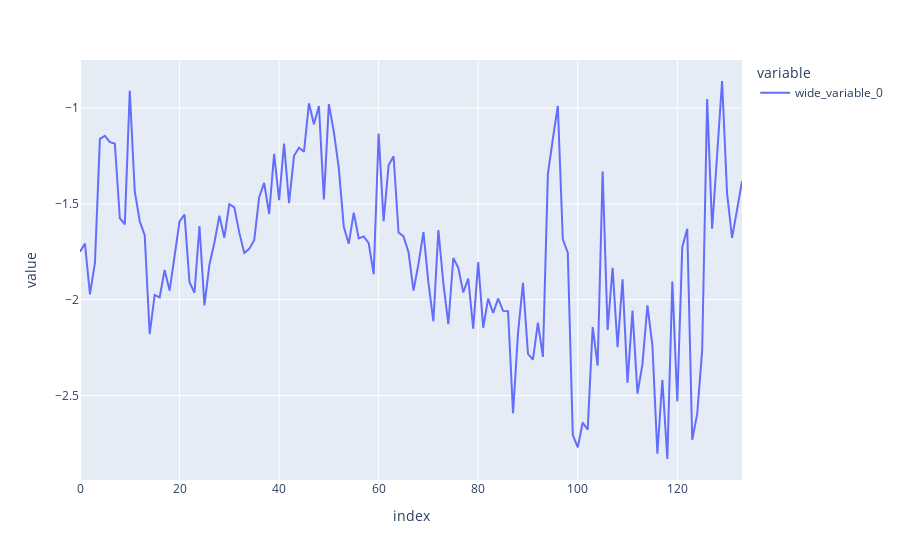

Notebook source saved alongside this figure:
### Code cell
px.line(y=[v])

### Figure 1 — Plotly figure (JSON) as saved in the notebook; plotly's stock layout.template omitted (floating-point values rounded to 4 significant figures; data arrays with more than 128 entries replaced by an {"elided": "..."} marker saying what was removed)
{"data": [{"hovertemplate": "variable=wide_variable_0<br>index=%{x}<br>value=%{y}<extra></extra>", "legendgroup": "wide_variable_0", "line": {"color": "#636efa", "dash": "solid"}, "marker": {"symbol": "circle"}, "mode": "lines", "name": "wide_variable_0", "orientation": "v", "showlegend": true, "type": "scatter", "x": {"elided": "134 int values"}, "xaxis": "x", "y": {"elided": "134 float values"}, "yaxis": "y"}], "layout": {"autosize": true, "legend": {"title": {"text": "variable"}, "tracegroupgap": 0}, "margin": {"t": 60}, "xaxis": {"anchor": "y", "autorange": true, "domain": [0, 1], "range": [0, 133], "title": {"text": "index"}, "type": "linear"}, "yaxis": {"anchor": "x", "autorange": true, "domain": [0, 1], "range": [-2.94, -0.7497], "title": {"text": "value"}, "type": "linear"}}}
